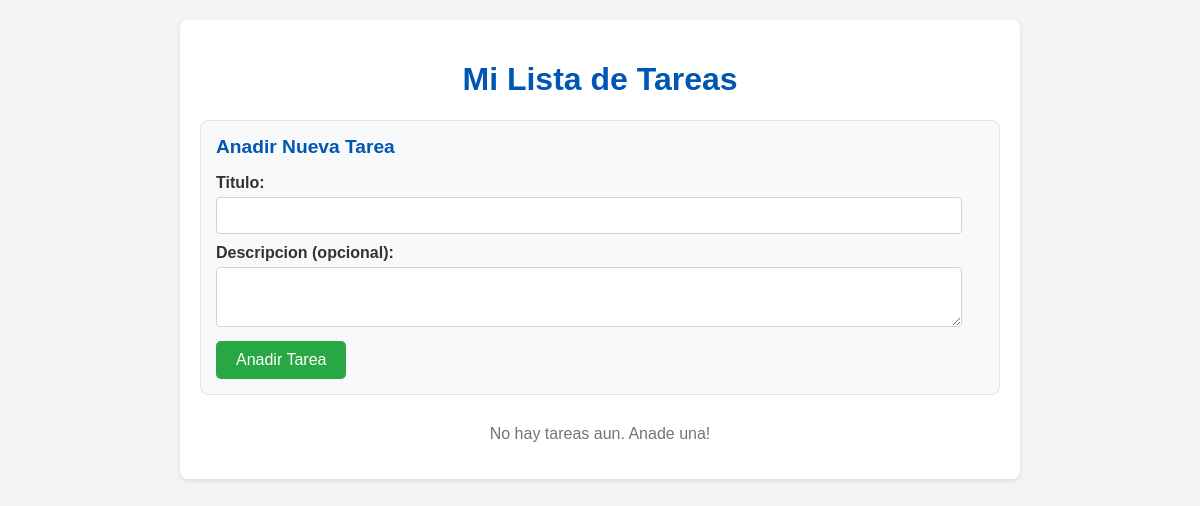
/, run on an earlier commit of the app's database.
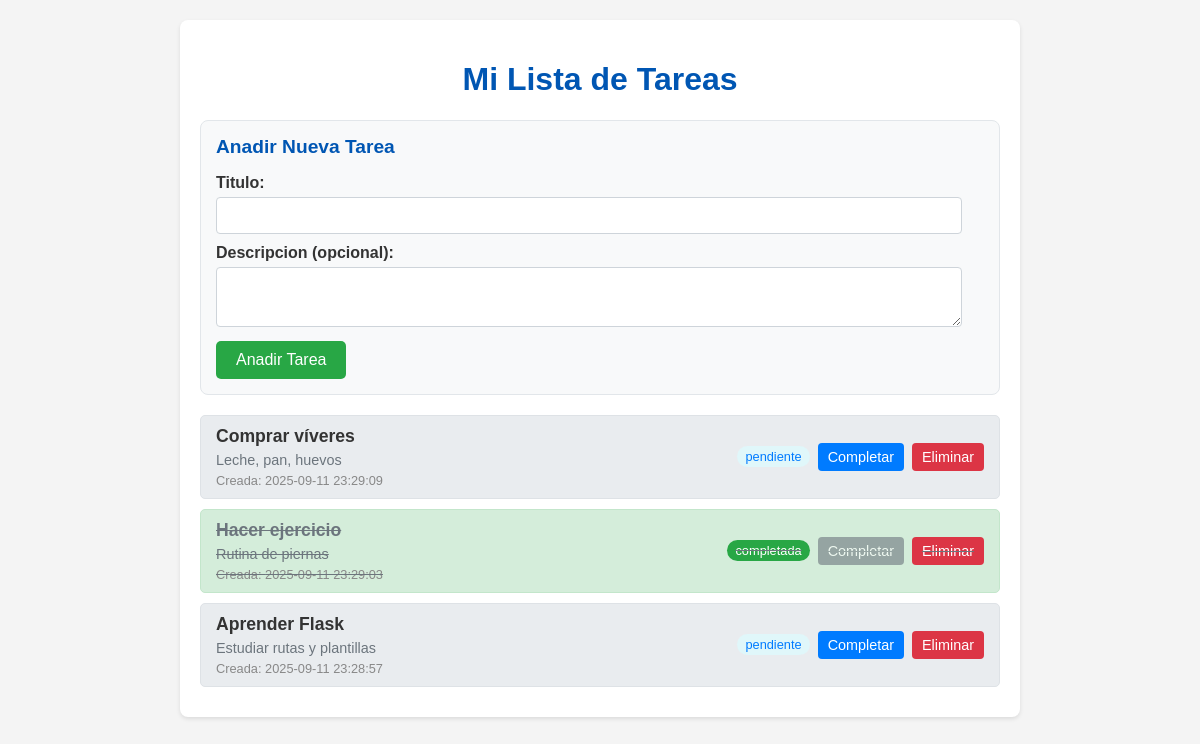
And on a later commit of the database.
### tables this page shows
CREATE TABLE tasks (
            id INTEGER PRIMARY KEY AUTOINCREMENT,
            title TEXT NOT NULL,
            description TEXT,
            status TEXT NOT NULL DEFAULT 'pendiente', -- 'pendiente', 'completada'
            created_at TIMESTAMP DEFAULT CURRENT_TIMESTAMP
        );

### app.py (the view, shortened to what this page needs)
@app.route("/", methods=('GET', 'POST'))
def home():
    conn = get_db_connection()
    tasks = conn.execute("SELECT * FROM tasks ORDER BY created_at DESC").fetchall()
    conn.close()
    return render_template("index.html", tasks=tasks)

### database.py (called while the page is built)
def get_db_connection():
    conn = sqlite3.connect(DATABASE)
    conn.row_factory = sqlite3.Row
    return conn

### templates/index.html (shortened to what this page needs)
<!DOCTYPE html>
<html lang="es">
<head>
</head>
<body>
    <div class="container">
        <h1>Mi Lista de Tareas</h1>
        <div class="add-task-form">
            <h2>Anadir Nueva Tarea</h2>
            <form method="POST" action="{{ url_for('home') }}">
                <label for="title">Titulo:</label>
                <input type="text" id="title" name="title" required>
                <label for="description">Descripcion (opcional):</label>
                <textarea name="description" id="description"></textarea>
                <button type="submit">Anadir Tarea</button>
            </form>
        </div>
        <div class="task-list">
            {% if tasks %}
                {% for task in tasks %}
                    <div class="task-item {% if task.status == 'completada' %}completed{% endif %}">
                        <div class="task-details">
                            <div class="task-title">{{ task.title }}</div>
                            {% if task.description %}
                                <div class="task-description">{{ task.description }}</div>
                            {% endif %}
                            <div class="task-meta">Creada: {{ task.created_at }}</div>
                        </div>
                        <div class="task-actions">
                            <span class="task-status">{{ task.status }}</span>
                            {% if task.status == 'pendiente' %}
                                <a href="{{ url_for('complete_task', task_id=task.id) }}" class="action-button complete">Completar</a>
                            {% else %}
                                <a href="#" class="action-button complete" style="opacity: 0.6; cursor: not-allowed;">Completar</a>
                            {% endif %}
                            <a href="{{ url_for('delete_task', task_id=task.id) }}" class="action-button delete" onclick="return confirm('Estas seguro de que quieres eliminar esta tarea?');">Eliminar</a>
                        </div>
                    </div>
                {% endfor %}
            {% else %}
            <p class="no-tasks">No hay tareas aun. Anade una!</p>
            {% endif %}
        </div>
    </div>
</body>
</html>

### templates/index.html (style rules this page uses)
body { font-family: Arial, sans-serif; margin: 20px; background-color: #f4f4f4; color: #333; }
h1 { color: #0056b3; }
.container { background-color: #fff; padding: 20px; border-radius: 8px; box-shadow: 0 2px 4px rgba(0, 0, 0, 0.1); max-width: 800px; margin: 0 auto; }
h1 { color: #0056b3; text-align: center; }
.task-list { margin-top: 20px; }
.task-item { background-color: #e9ecef; border: 1px solid #dee2e6; padding: 10px 15px; margin-bottom: 10px; border-radius: 5px; display: flex; justify-content: space-between; align-items: center; flex-wrap: wrap; }
.task-item.completed { background-color: #d4edda; border-color: #c3e6cb; text-decoration: line-through; color: #6c757d; }
.task-details { flex-grow: 1; }
.task-title { font-weight: bold; font-size: 1.1em; }
.task-description { font-size: 0.9em; color: #6c757d; margin-top: 5px; }
.task-meta { font-size: 0.8em; color: #888; margin-top: 5px; }
.task-actions { margin-left: 15px; display: flex; gap: 8px; align-items: center; }
.task-status { font-size: 0.8em; color: #007bff; background-color: #e0f7fa; padding: 3px 8px; border-radius: 12px; white-space: nowrap; }
.task-item.completed .task-status { background-color: #28a745; color: white; }
.add-task-form { background-color: #f8f9fa; padding: 15px; border-radius: 8px; margin-bottom: 20px; border: 1px solid #e2e6ea; }
.add-task-form h2 { margin-top: 0; color: #0056b3; font-size: 1.2em; }
.add-task-form label { display: block; margin-bottom: 5px; font-weight: bold; }
.add-task-form input[type='text'], .add-task-form textarea { width: calc(100% - 22px); padding: 10px; margin-bottom: 10px; border: 1px solid #ced4da; border-radius: 4px; box-sizing: border-box; }
.add-task-form textarea { resize: vertical; min-height: 60px; }
.add-task-form button { background-color: #28a745; color: white; padding: 10px 20px; border: none; border-radius: 5px; cursor: pointer; font-size: 1em; }
.action-button { padding: 6px 10px; border: none; border-radius: 4px; cursor: pointer; text-decoration: none; color: white; font-size: 0.9em; white-space: nowrap; }
.action-button.complete { background-color: #007bff; }
.action-button.delete { background-color: #dc3545; }
.task-item.completed .action-button.complete { background-color: #6c757d; cursor: not-allowed; }

What changed in the data, as far as the page shows it:
added tasks: title "Comprar víveres", description "Leche, pan, huevos", created_at "2025-09-11 23:29:09", status "pendiente"
added tasks: title "Hacer ejercicio", description "Rutina de piernas", created_at "2025-09-11 23:29:03", status "completada", shows "Completar"
added tasks: title "Aprender Flask", description "Estudiar rutas y plantillas", created_at "2025-09-11 23:28:57", status "pendiente"
Also different on the page:
text no longer shown: "No hay tareas aun. Anade una!"
